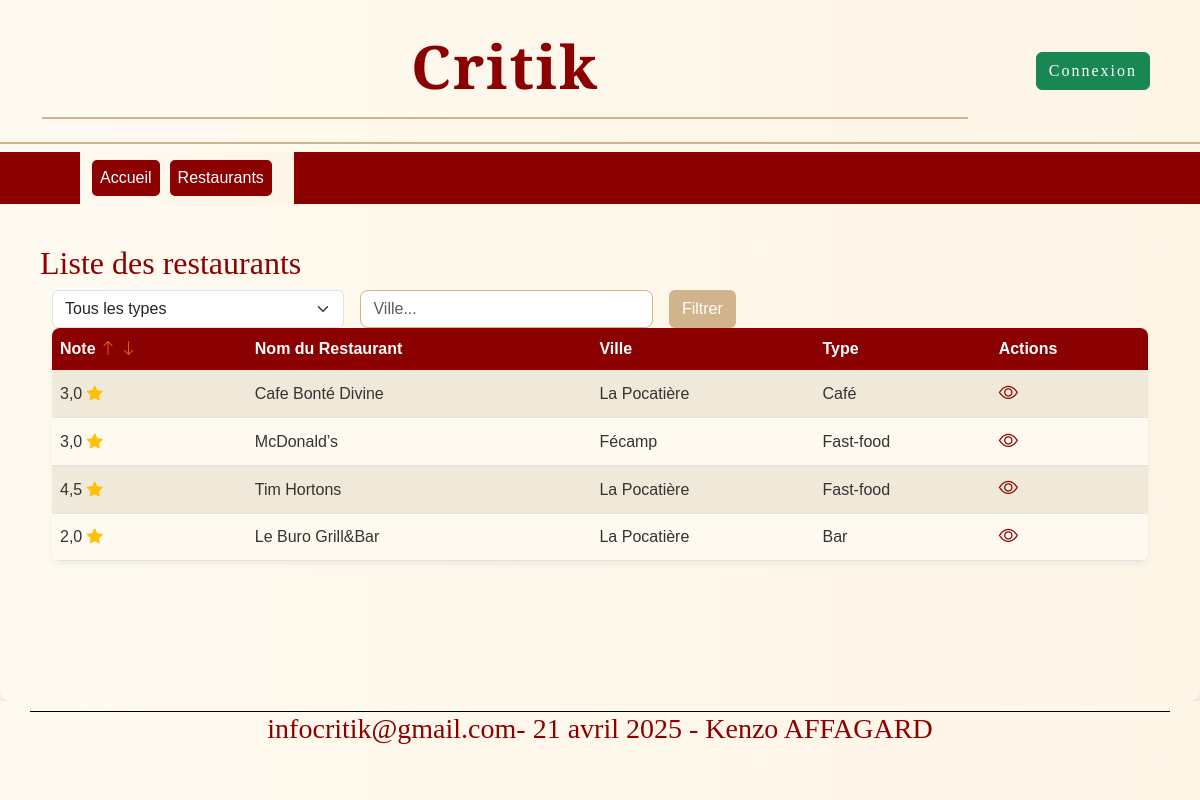
The page /restaurants/ on the database as committed earlier.
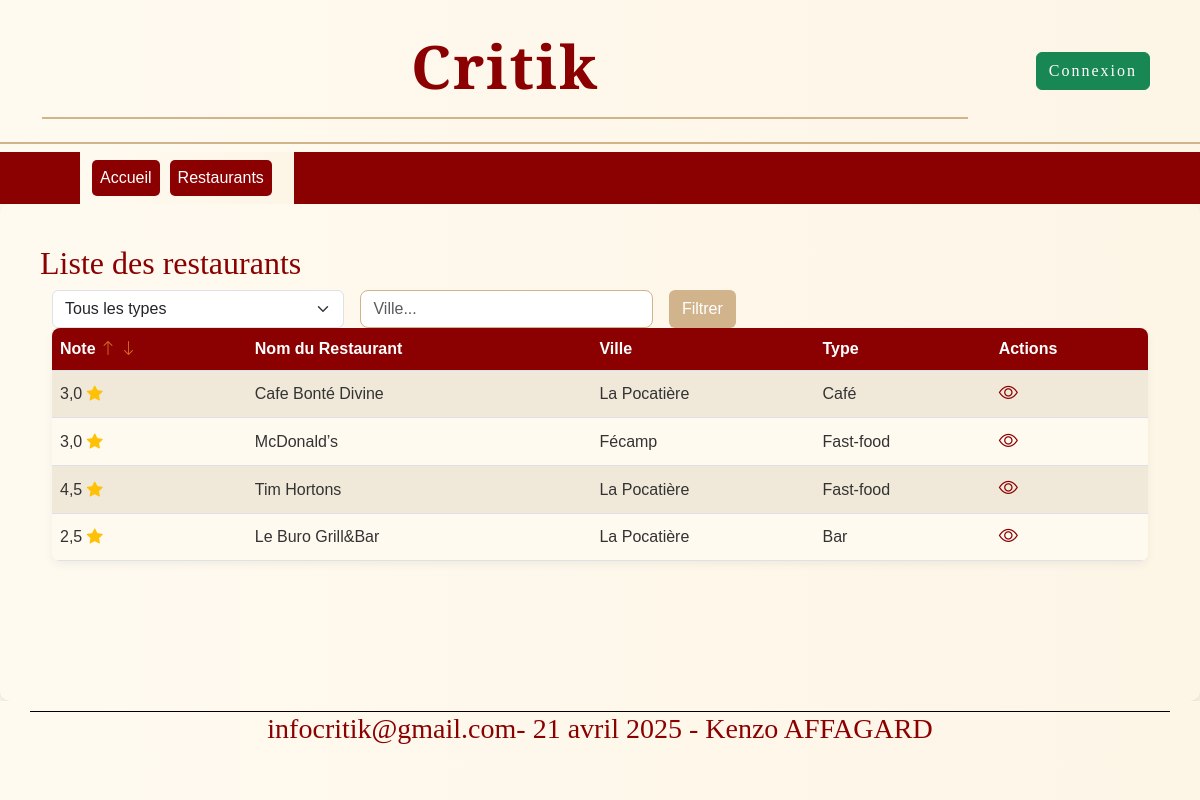
The same page on the database as committed later.
### restaurants/models.py (models this page shows, shortened)
class Restaurant(models.Model):
    noRestaurant = models.AutoField(primary_key=True)
    nomRestaurant = models.CharField(max_length=255)
    villeRestaurant = models.CharField(max_length=25)
    imageRestaurant = models.URLField(default='https://example.com/default_image.jpg')
    typeRestaurant = models.ForeignKey(TypeResto, on_delete=models.DO_NOTHING)
    noteRestaurant = models.FloatField(null=True)
    adresseRestaurant = models.CharField(max_length=100, default="Inconnue")

class TypeResto(models.Model):
    noType = models.AutoField(primary_key=True)
    nomType = models.CharField(max_length=20)

### restaurants/views.py (the view, shortened to what this page needs)
# urls.py: path('',AccueilRestaurant.as_view(), name="accueilRestaurant"),
class AccueilRestaurant(ListView):
    model = Restaurant
    template_name = 'accueilRestaurant.html'
    context_object_name = 'lstRestaurants'
    def get_queryset(self):
        queryset = super().get_queryset()
        type_restaurant = self.request.GET.get('typeRestaurant')
        ville = self.request.GET.get('villeRestaurant')
        avec_note = self.request.GET.get('avecNote') == 'true'
        tri_note = self.request.GET.get('triNote')
        if type_restaurant:
            queryset = queryset.filter(typeRestaurant__nomType=type_restaurant)
        if ville:
            queryset = queryset.filter(villeRestaurant__icontains=ville)
        if avec_note:
            queryset = queryset.exclude(noteRestaurant__isnull=True)
        if tri_note == 'asc':
            queryset = queryset.order_by('-noteRestaurant')
        elif tri_note == 'desc':
            queryset = queryset.order_by('noteRestaurant')
        return queryset
    def get_context_data(self, **kwargs):
        context = super().get_context_data(**kwargs)
        context['villeSaisie'] = self.request.GET.get('villeRestaurant', '')
        context['typeRestaurants'] = TypeResto.objects.all()
        context['typeSaisi'] = self.request.GET.get('typeRestaurant', '')
        context['avecNote'] = self.request.GET.get('avecNote') == 'true'
        context['triNote'] = self.request.GET.get('triNote', '')
        return context

### restaurants/templates/accueilRestaurant.html (shortened to what this page needs)
{% extends 'maitre.html' %}
{% load static %}
{% block titrepage %}
<h2>Liste des restaurants</h2>
{% endblock %}
{% block restaurants %}
<div class="container">
    <div class="row">
        <div class="col-md-12">
            <div class="row align-items-center">
                <div class="col-md-10">
                    <form class="row g-3" method="GET">
                        <div class="col-md-4">
                            <select class="form-select" name="typeRestaurant" id="typeRestaurant">
                                <option value="">Tous les types</option>
                            </select>
                        </div>
                        <div class="col-md-4">
                            <input class="form-control" placeholder="Ville..." type="text" name="villeRestaurant" id="villeRestaurant" value="{{ villeSaisie }}">
                        </div>
                        <div class="col-md-2">
                            <button type="submit" class="btn" style="background-color: #d2b48c; color: #fff;">Filtrer</button>
                        </div>
                    </form>
                </div>
            </div>
            <table class="table table-striped">
                <thead>
                    <tr>
                        <th>
                            Note
                            <a href="?triNote=asc"><i class="bi bi-arrow-up"></i></a>
                            <a href="?triNote=desc"><i class="bi bi-arrow-down"></i></a>
                        </th>
                        <th>Nom du Restaurant</th>
                        <th>Ville</th>
                        <th>Type</th>
                        <th>Actions</th>
                    </tr>
                </thead>
                <tbody>
                    {% for restaurant in lstRestaurants %}
                    <tr>
                        <td>{{ restaurant.noteRestaurant }} <i class="bi bi-star-fill text-warning"></i></td>
                        <td>{{ restaurant.nomRestaurant }}</td>
                        <td>{{ restaurant.villeRestaurant }}</td>
                        <td>{{ restaurant.typeRestaurant.nomType }}</td>
                        <td><a href="{% url 'detailRestaurant' restaurant.pk %}"><i class="bi bi-eye"></i></a></td>
                    </tr>
                    {% empty %}
                    <tr>
                        <td colspan="4">Aucun restaurant trouvé.</td>
                    </tr>
                    {% endfor %}
                </tbody>
            </table>
        </div>
    </div>
</div>
{% endblock %}

Rows that differ between the two databases and show on the page:
changed Restaurant "Le Buro Grill&Bar": noteRestaurant "2,0" → "2,5"
